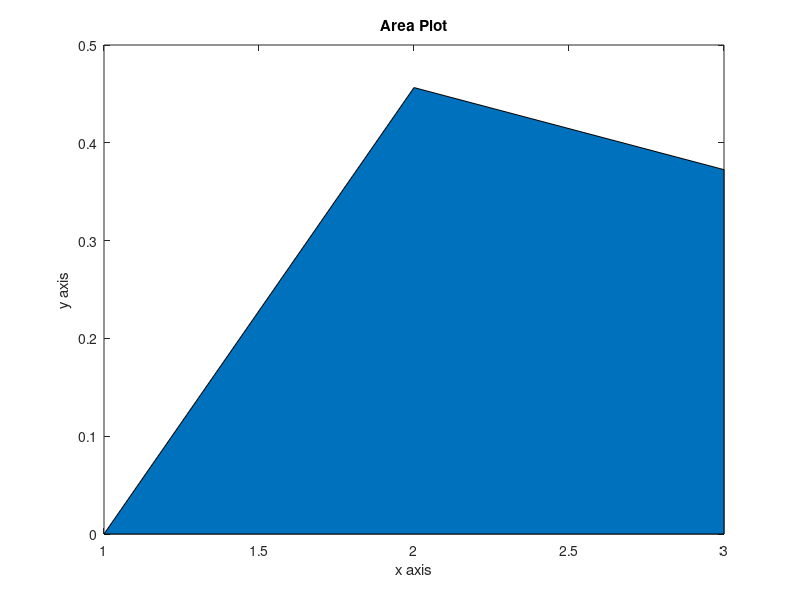

Source code (MATLAB):
%Areaplot
t=0:10:20;
a=sin(t).*cos(t);
area(a); %areaplot is generated with this command
xlabel('x axis');
ylabel('y axis');
title('Area Plot');